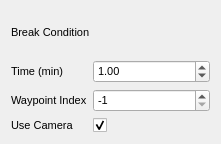
                 <widget class="QWidget" name="gridLayoutWidget_14">
                  <property name="geometry">
                   <rect>
                    <x>10</x>
                    <y>250</y>
                    <width>221</width>
                    <height>144</height>
                   </rect>
                  </property>
                  <layout class="QGridLayout" name="gridLayout_23">
                   <item row="0" column="0">
                    <layout class="QVBoxLayout" name="verticalLayout_10">
                     <item>
                      <widget class="QLabel" name="label_103">
                       <property name="font">
                        <font>
                         <pointsize>8</pointsize>
                         <weight>50</weight>
                         <italic>false</italic>
                         <bold>false</bold>
                        </font>
                       </property>
                       <property name="text">
                        <string>Break Condition</string>
                       </property>
                      </widget>
                     </item>
                    </layout>
                   </item>
                   <item row="1" column="0">
                    <layout class="QFormLayout" name="formLayout_11">
                     <item row="0" column="0">
                      <widget class="QLabel" name="label_106">
                       <property name="font">
                        <font>
                         <pointsize>8</pointsize>
                         <weight>50</weight>
                         <italic>false</italic>
                         <bold>false</bold>
                        </font>
                       </property>
                       <property name="text">
                        <string>Time (min)</string>
                       </property>
                      </widget>
                     </item>
                     <item row="1" column="0">
                      <widget class="QLabel" name="label_107">
                       <property name="font">
                        <font>
                         <pointsize>8</pointsize>
                         <weight>50</weight>
                         <italic>false</italic>
                         <bold>false</bold>
                        </font>
                       </property>
                       <property name="text">
                        <string>Waypoint Index</string>
                       </property>
                      </widget>
                     </item>
                     <item row="2" column="0">
                      <widget class="QLabel" name="label_108">
                       <property name="font">
                        <font>
                         <pointsize>8</pointsize>
                         <weight>50</weight>
                         <italic>false</italic>
                         <bold>false</bold>
                        </font>
                       </property>
                       <property name="text">
                        <string>Use Camera</string>
                       </property>
                      </widget>
                     </item>
                     <item row="0" column="1">
                      <widget class="QDoubleSpinBox" name="breakTimeMisi_2">
                       <property name="font">
                        <font>
                         <pointsize>8</pointsize>
                         <weight>50</weight>
                         <italic>false</italic>
                         <bold>false</bold>
                        </font>
                       </property>
                       <property name="value">
                        <double>1.000000000000000</double>
                       </property>
                      </widget>
                     </item>
                     <item row="1" column="1">
                      <widget class="QSpinBox" name="breakWaypointIndexMisi_2">
                       <property name="font">
                        <font>
                         <pointsize>8</pointsize>
                         <weight>50</weight>
                         <italic>false</italic>
                         <bold>false</bold>
                        </font>
                       </property>
                       <property name="minimum">
                        <number>-1</number>
                       </property>
                       <property name="value">
                        <number>-1</number>
                       </property>
                      </widget>
                     </item>
                     <item row="2" column="1">
                      <widget class="QCheckBox" name="breakUseCameraMisi_2">
                       <property name="text">
                        <string/>
                       </property>
                       <property name="checked">
                        <bool>true</bool>
                       </property>
                      </widget>
                     </item>
                    </layout>
                   </item>
                  </layout>
                 </widget>
